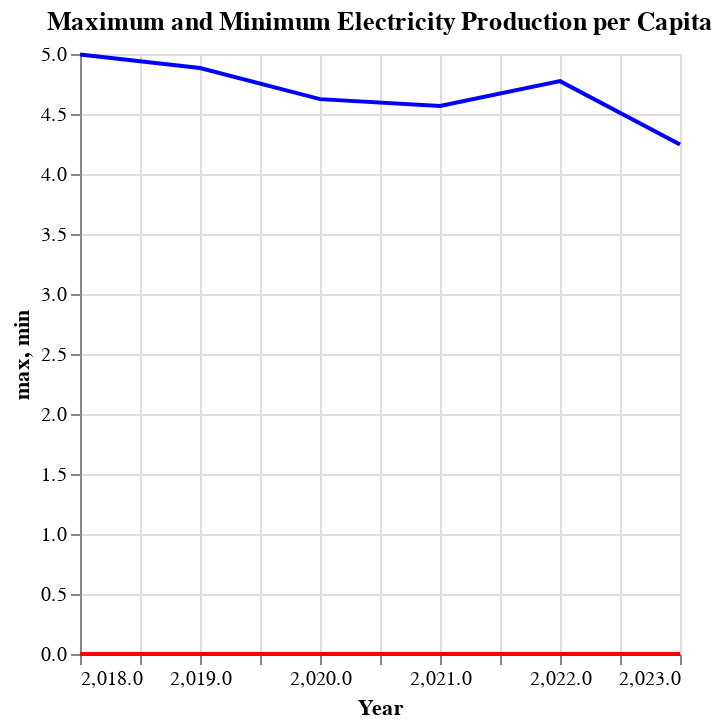

The notebook cell this image was saved under:
### Code cell
# prompt: Using dataframe electricity_list: Can I get a line chart with the highest points and lowest points of the electricity production per capita with two lines please

import altair as alt

# Calculate the maximum and minimum electricity production per capita for each year
electricity_max_min = electricity_list.groupby('Year')['Electricity Production per Capita'].agg(['max', 'min']).reset_index()

# Create a line chart with the maximum and minimum values
chart = alt.Chart(electricity_max_min).mark_line().encode(
    x='Year',
    y='max',
    color=alt.value('blue')
).properties(title="Maximum and Minimum Electricity Production per Capita")


chart2 = alt.Chart(electricity_max_min).mark_line().encode(
    x='Year',
    y='min',
    color=alt.value('red')
).properties(title="Maximum and Minimum Electricity Production per Capita")

chart + chart2

### Figure 1 — Vega-Lite specification as saved in the notebook (floating-point values rounded to 4 significant figures)
{"config": {"view": {"continuousWidth": 300, "continuousHeight": 300}}, "layer": [{"mark": {"type": "line"}, "encoding": {"color": {"value": "blue"}, "x": {"field": "Year", "type": "quantitative"}, "y": {"field": "max", "type": "quantitative"}}, "title": "Maximum and Minimum Electricity Production per Capita"}, {"mark": {"type": "line"}, "encoding": {"color": {"value": "red"}, "x": {"field": "Year", "type": "quantitative"}, "y": {"field": "min", "type": "quantitative"}}, "title": "Maximum and Minimum Electricity Production per Capita"}], "data": {"name": "data-63d77632d518a500021d6b7644a4de16"}, "$schema": "https://vega.github.io/schema/vega-lite/v5.20.1.json", "datasets": {"data-63d77632d518a500021d6b7644a4de16": [{"Year": 2018, "max": 4.997, "min": 0.0}, {"Year": 2019, "max": 4.883, "min": 0.0}, {"Year": 2020, "max": 4.624, "min": 0.0}, {"Year": 2021, "max": 4.567, "min": 0.0}, {"Year": 2022, "max": 4.774, "min": 0.0}, {"Year": 2023, "max": 4.246, "min": 0.0}]}}
